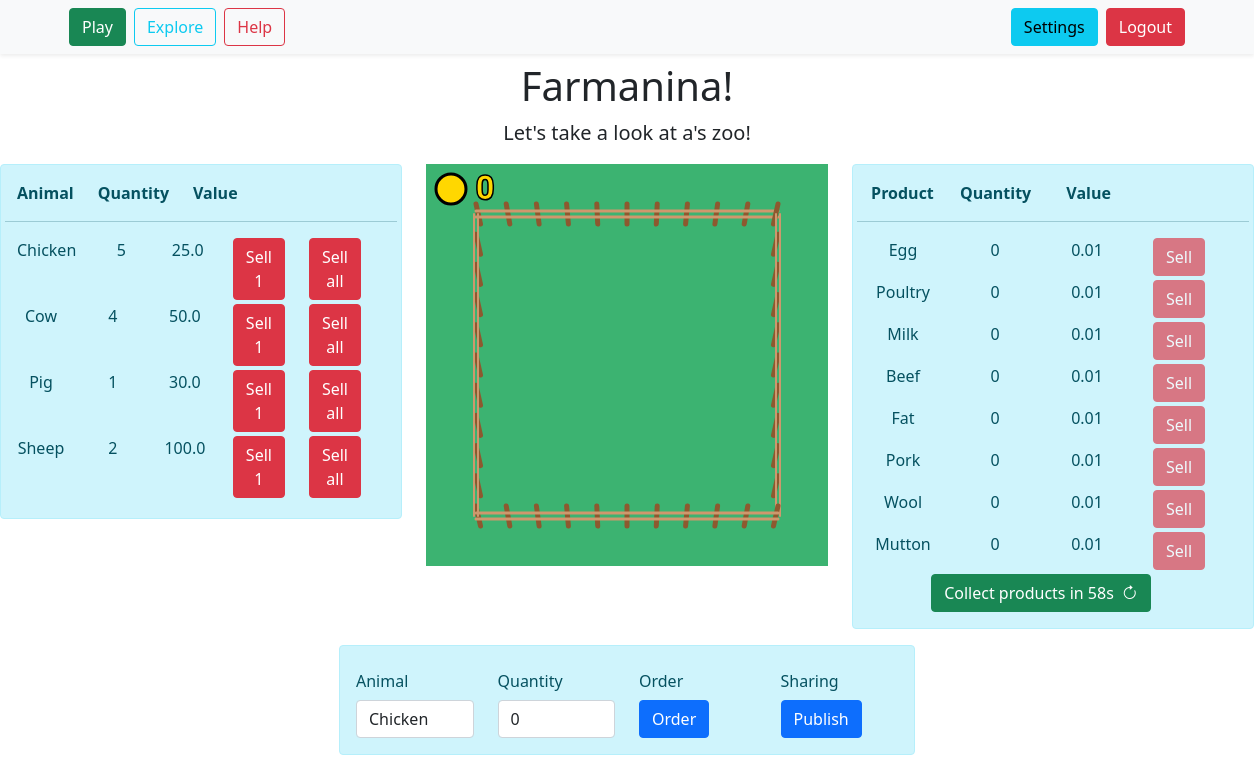
Screenshot of /play (signed in) with the database file from the repository.
### app/models.py (models this page shows)
class UserSettings(db.Model):
    id = db.Column(db.Integer, primary_key=True)
    name = db.Column(db.String(1000))
    theme = db.Column(db.String(20))
    user_id = db.Column(db.Integer, db.ForeignKey('user.id'), nullable=False)

class UserProducts(db.Model):
    id = db.Column(db.Integer, primary_key=True)
    user_id = db.Column(db.Integer, db.ForeignKey("user.id"))
    animal_product_id = db.Column(db.Integer, db.ForeignKey("animal_product.id"))
    quantity = db.Column(db.Integer, nullable=False)

class AnimalProduct(db.Model):
    id = db.Column(db.Integer, primary_key=True)
    name = db.Column(db.String(100))
    value = db.Column(db.Integer)

class UserAnimals(db.Model):
    id = db.Column(db.Integer, primary_key=True)
    user_id = db.Column(db.Integer, db.ForeignKey("user.id"))
    animal_id = db.Column(db.Integer, db.ForeignKey("animal.id"))
    quantity = db.Column(db.Integer, nullable=False)

class Animal(db.Model):
    id = db.Column(db.Integer, primary_key=True)
    name = db.Column(db.String(100))
    value = db.Column(db.Integer)

### app/views.py (the view)
@app.route("/play", methods=["GET"])
@login_required
def play():
    c_css = "play/play"
    form = GameAnimalCommandForm()
    user_data = models.UserData.query.get(int(current_user.id))
    if user_data.game_setup != 1:
        logging.warning(f"USER ID {current_user.id} has never played before! Setting up relevant tables")
        setupGame()
    animals = [(a.id, f"{a.name}") for a in models.Animal.query.all()]
    form.animal.choices = animals
    products = db.session.execute("SELECT name, quantity, value "
                                  "FROM user_products, animal_product "
                                  "WHERE user_products.animal_product_id = animal_product.id "
                                  "AND user_products.user_id = :uid", {"uid": current_user.id})
    animals = db.session.execute("SELECT name, quantity, value "
                                 "FROM user_animals, animal "
                                 "WHERE user_animals.animal_id = animal.id "
                                 "AND user_animals.user_id = :uid", {"uid": current_user.id})
    db.session.flush()
    return render_template("game/play.html",
                           title="Zoomania",
                           current_path="/play",
                           dev=False,
                           user=current_user,
                           user_settings=get_user_settings(),
                           custom_css=c_css,
                           form=form,
                           products=products,
                           animals=animals
                           ), 200

### app/forms.py
class GameAnimalCommandForm(Form):
    animal = SelectField("Animal", validators=[InputRequired()])
    quantity = IntegerField("Quantity", validators=[InputRequired(), NumberRange(min=1)])
    command = SelectField("Order", choices=[("buy", "Buy"), ("sell", "Sell")], validators=[InputRequired()])

### app/__init__.py (called while the page is built)
@login_manager.user_loader
def load_user(user_id):
    return models.User.query.get(int(user_id))

### app/utils.py (called while the page is built)
def get_user_settings():
    if current_user.is_authenticated:
        current_user_db = models.User.query.filter_by(username=current_user.username).first()
        current_user_settings = models.UserSettings.query.filter_by(user_id=current_user_db.id).first()
        return current_user_settings
    return None

### app/views.py (called while the page is built)
@app.before_request
def make_session_permanent():
    session.permanent = False

### app/templates/game/play.html (shortened to what this page needs)
{% extends "basic_center.html" %}
{% block centered_content %}
    <div class="text-center" id="top-div">
        <h1>Farmanina!</h1>
        <p class="lead">Let's take a look at <b>{{ user_settings.name }}'s</b> zoo!</p>
    </div>
{% endblock %}
{% block noncentered_content %}
    <div class="row justify-content-center row-cols-sm-1 row-cols-xl-3">
        <div class="col-sm-4 order-sm-1">
            <div class="justify-content-center d-flex mb-3">
                <div class="canvas-container justify-content-center d-flex">
                </div>
            </div>
        </div>
        <div class="col order-sm-2">
            <div class="justify-content-center d-flex">
                <div class="canvas-container justify-content-center d-flex">
                    <div class="alert alert-info canvas">
                        <div id="product-list" class="row">
                            <div class="row mb-3 text-center">
                                <div class="col"><b>Product</b></div>
                                <div class="col"><b>Quantity</b></div>
                                <div class="col"><b>Value</b></div>
                                <div class="col"><b></b></div>
                            </div>
                            <hr>
                            {% for prod in products %}
                                <div class="row mb-1 text-center">
                                    <div class="col">{{ prod[0] }}</div>
                                    <div class="col" id="{{ prod[0]}}-quantity">{{ prod[1] }}</div>
                                    <div class="col">{{ prod[2] * 0.01 }}</div>
                                    {% set sell_price = prod[1] * prod[2] * 0.01 %}
                                    {% if sell_price %}
                                        <div class="col"><button id="{{ prod[0]}}-btn1" class="btn btn-danger sell-btn" onclick="sell('{{ prod[0] }}', -1)">Sell for {{ sell_price }}</button></div>
                                    {% else %}
                                        <div class="col sell-btn"><button id="{{ prod[0]}}-btn1" class="btn btn-danger sell-btn" disabled>
                                            Sell
                                        </button></div>
                                    {% endif %}
                                </div>
                            {% endfor %}
                            <div class="row justify-content-center">
                                <div class="col mx-5 d-flex justify-content-center">
                                    <button class="btn btn-success d-flex" onclick="refreshProducts()">Collect products&nbsp;<span id="refresh-ctr">in 60s</span><i class="ms-2 bi bi-arrow-clockwise"></i></button>
                                </div>
                            </div>
                        </div>
                    </div>
                </div>
            </div>
        </div>
        <div class="col order-sm-0">
            <div class="justify-content-center d-flex">
                <div class="canvas-container justify-content-center d-flex">
                    <div class="alert alert-info canvas">
                        <div id="product-list" class="row">
                        <div class="row mb-3 text-center">
                            <div class="col"><b>Animal</b></div>
                            <div class="col"><b>Quantity</b></div>
                            <div class="col"><b>Value</b></div>
                            <div class="col"><b></b></div>
                            <div class="col"><b></b></div>
                        </div>
                        <hr>
                        {% for prod in animals %}
                            <div class="row mb-1 text-center">
                                <div class="col">{{ prod[0] }}</div>
                                <div class="col" id="{{ prod[0]}}-quantity">{{ prod[1] }}</div>
                                <div class="col">{{ prod[2] * 0.5 }}</div>
                                {% set sell_price = prod[1] * prod[2] %}
                                {% if sell_price %}
                                    <div class="col"><button id="{{ prod[0]}}-btn1" class="btn btn-danger sell-btn" onclick="sell('{{ prod[0] }}', 1)">Sell 1</button></div>
                                    <div class="col"><button id="{{ prod[0]}}-btn2" class="btn btn-danger sell-btn" onclick="sell('{{ prod[0] }}', -1)">Sell all </button></div>
                                {% endif %}
                            </div>
                        {% endfor %}
                        </div>
                    </div>
                </div>
            </div>
        </div>
    </div>
    <div class="container justify-content-center d-flex">
        <div class="canvas-container justify-content-center d-flex">
            <div class="alert alert-info canvas">
                    <div class="row row-cols-4 ">
                        <div class="col">
                            {{ form.animal.label(class_="col-form-label") }}
                        </div>
                        <div class="col">
                            {{ form.quantity.label(class_="col-form-label") }}
                        </div>
                        <div class="col">
                            {{ form.command.label(class_="col-form-label") }}
                        </div>
                        <div class="col">
                            <label class="col-form-label">Sharing</label>
                        </div>
                        <div class="col">
                            {{ form.animal(class_="form-control") }}
                        </div>
                        <div class="col">
                            {{ form.quantity(class_="form-control",pattern="[0-9]*",inputmode="numeric",value=0) }}
                        </div>
                        <div class="col">
                            <button onclick="buyPressed()" class="btn btn-primary">Order</button>
                        </div>
                        <div class="col">
                            <button onclick="screenshotCanvas()" class="btn btn-primary">Publish</button>
                        </div>
                    </div>
            </div>
        </div>
    </div>
{% endblock %}

### app/static/css/base.css (style rules this page uses)
:root { --break-sm: 576px; --break-md: 768px; --break-lg: 992px; --break-xl: 1200px; }

### app/static/css/play/play.css (style rules this page uses)
.canvas-container { width: var(--break-sm); }
.canvas { width: 100%; }

### rows the page displays
UserSettings: name "a"
UserProducts: name "Egg", quantity "0", prod[2]*0.01 "0.01"
UserProducts: name "Poultry", quantity "0", prod[2]*0.01 "0.01"
UserProducts: name "Milk", quantity "0", prod[2]*0.01 "0.01"
UserProducts: name "Beef", quantity "0", prod[2]*0.01 "0.01"
UserProducts: name "Fat", quantity "0", prod[2]*0.01 "0.01"
UserProducts: name "Pork", quantity "0", prod[2]*0.01 "0.01"
UserProducts: name "Wool", quantity "0", prod[2]*0.01 "0.01"
UserProducts: name "Mutton", quantity "0", prod[2]*0.01 "0.01"
UserAnimals: name "Chicken", quantity "5", prod[2]*0.5 "25.0"
UserAnimals: name "Cow", quantity "4", prod[2]*0.5 "50.0"
UserAnimals: name "Pig", quantity "1", prod[2]*0.5 "30.0"
UserAnimals: name "Sheep", quantity "2", prod[2]*0.5 "100.0"
